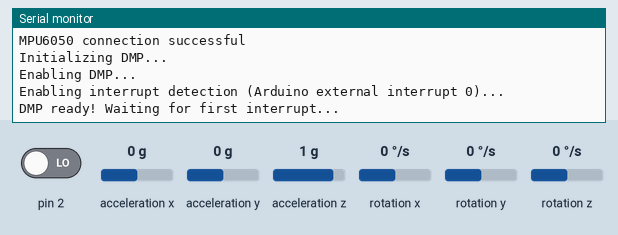
Recording of a sketch running on a simulated Arduino Uno, built with avr-gcc and run on an emulated ATmega328P. Shown: the last lines printed to the serial monitor. The test bench sets the inputs (shaded band); at power-on: acceleration y 0 g, pin 2 LOW, acceleration x 0 g, acceleration z 1 g, rotation x 0 °/s, rotation y 0 °/s, rotation z 0 °/s. The sensor or clock chip raises its interrupt line as the real part does.

Above: at 1.7 s.
1.8 s: acceleration y set to -1.4 g
At 3.0 s:
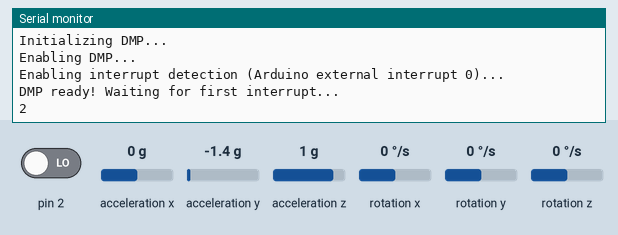
3.3 s: acceleration y set to -0.8 g
At 4.4 s:
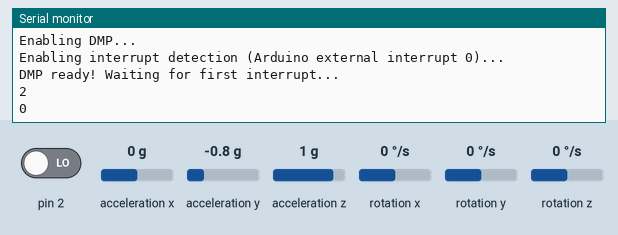

The sketch:

desktopDisplayRotate.ino
```cpp
#include "I2Cdev.h"
#include "MPU6050_6Axis_MotionApps20.h"
#include <SoftwareSerial.h>
#if I2CDEV_IMPLEMENTATION == I2CDEV_ARDUINO_WIRE
#include "Wire.h"
#endif

MPU6050 mpu;
bool dmpReady = false;  // set true if DMP init was successful
uint8_t mpuIntStatus;   // holds actual interrupt status byte from MPU
uint8_t devStatus;      // return status after each device operation (0 = success, !0 = error)
uint16_t packetSize;    // expected DMP packet size (default is 42 bytes)
uint16_t fifoCount;     // count of all bytes currently in FIFO
uint8_t fifoBuffer[64]; // FIFO storage buffer

Quaternion q;           // [w, x, y, z]         quaternion container
VectorInt16 aa;         // [x, y, z]            accel sensor measurements
VectorInt16 aaReal;     // [x, y, z]            gravity-free accel sensor measurements
VectorInt16 aaWorld;    // [x, y, z]            world-frame accel sensor measurements
VectorFloat gravity;    // [x, y, z]            gravity vector
float euler[3];         // [psi, theta, phi]    Euler angle container
float ypr[3];           // [yaw, pitch, roll]   yaw/pitch/roll container and gravity vector
volatile bool mpuInterrupt = false;     // indicates whether MPU interrupt pin has gone high

SoftwareSerial bluetooth(11, 12); // RX, TX
const int SWITCH_ANGLE = 45;
const int LEVEL_ANGLE = 0;
byte lastAngleState = 0;

void setup()
{
#if I2CDEV_IMPLEMENTATION == I2CDEV_ARDUINO_WIRE
  Wire.begin();
  TWBR = 24; // 400kHz I2C clock (200kHz if CPU is 8MHz)
#elif I2CDEV_IMPLEMENTATION == I2CDEV_BUILTIN_FASTWIRE
  Fastwire::setup(400, true);
#endif

  Serial.begin(115200);
  bluetooth.begin(9600);
  Serial.println(F("Initializing I2C devices..."));
  mpu.initialize();
  Serial.println(F("Testing device connections..."));
  Serial.println(mpu.testConnection() ? F("MPU6050 connection successful") : F("MPU6050 connection failed"));
  Serial.println(F("Initializing DMP..."));
  devStatus = mpu.dmpInitialize();
  mpu.setXGyroOffset(220);
  mpu.setYGyroOffset(76);
  mpu.setZGyroOffset(-85);
  mpu.setZAccelOffset(1788); // 1688 factory default for my test chip
  if (devStatus == 0) {
    Serial.println(F("Enabling DMP..."));
    mpu.setDMPEnabled(true);
    Serial.println(F("Enabling interrupt detection (Arduino external interrupt 0)..."));
    attachInterrupt(0, dmpDataReady, RISING);
    mpuIntStatus = mpu.getIntStatus();
    Serial.println(F("DMP ready! Waiting for first interrupt..."));
    dmpReady = true;
    packetSize = mpu.dmpGetFIFOPacketSize();
  } else {
    Serial.print(F("DMP Initialization failed (code "));
    Serial.print(devStatus);
    Serial.println(F(")"));
  }
}

void loop()
{
  if (!dmpReady) return;
  mpuInterrupt = false;
  mpuIntStatus = mpu.getIntStatus();
  fifoCount = mpu.getFIFOCount();
  if ((mpuIntStatus & 0x10) || fifoCount == 1024) {
    mpu.resetFIFO();
    Serial.println(F("FIFO overflow!"));
  } else if (mpuIntStatus & 0x02) {
    while (fifoCount < packetSize) {
      fifoCount = mpu.getFIFOCount();
    }
    mpu.getFIFOBytes(fifoBuffer, packetSize);
    fifoCount -= packetSize;
    mpu.dmpGetQuaternion(&q, fifoBuffer);
    mpu.dmpGetGravity(&gravity, &q);
    mpu.dmpGetYawPitchRoll(ypr, &q, &gravity);
    int x = ypr[0] * 180 / M_PI;
    int y = ypr[1] * 180 / M_PI;
    int z = ypr[2] * 180 / M_PI;
    if (isAngleChanged(z)) {
      transmitNewRotation(z);
    }
  }
}

boolean isAngleChanged(int angle)
{
  byte newAngleState = getAngleState(angle);
  if (lastAngleState != newAngleState) {
    lastAngleState = newAngleState;
    return true;
  }

  return false;
}

byte getAngleState(int angle)
{
  byte state;
  if (abs(angle - LEVEL_ANGLE) < SWITCH_ANGLE) {
    state = 0;
  } else if (angle - LEVEL_ANGLE > 0) {
    state = 1;
  } else {
    state = 2;
  }

  return state;
}

void transmitNewRotation(int angle)
{
  Serial.println(getAngleState(angle));
  bluetooth.print(getAngleState(angle));
}

void dmpDataReady()
{
  mpuInterrupt = true;
}
```

Measured:
- after the input at 1.8 s, the serial monitor: prints a new line at once (image 1)
- after the input at 3.3 s, the serial monitor: prints a new line at once (image 2)
